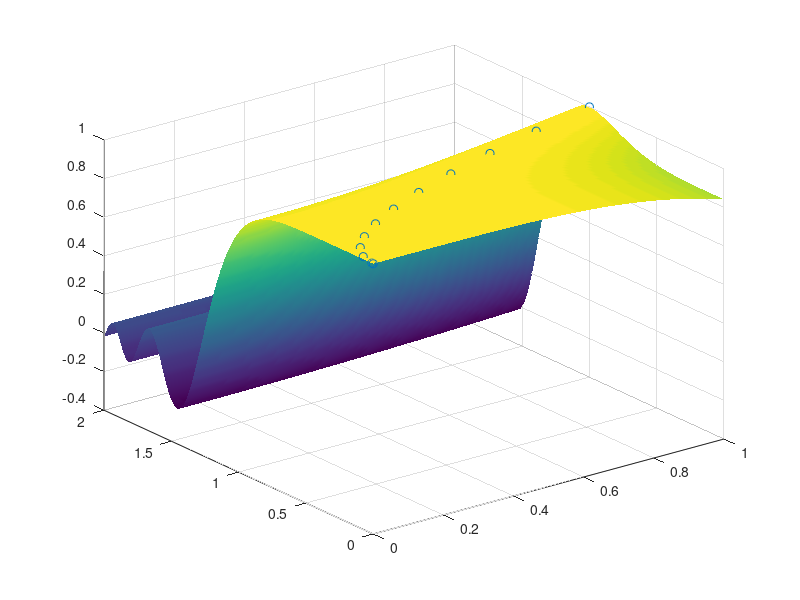

Write the MATLAB code that produced this figure.
%plot([1 0 2], [1, 5, 3], 'o--', 'Linewidth', 2, 'Color', [1,0,1])
%hold on

x = linspace(1,3);
f = @(x) sin(x) .* exp(sqrt(x));
plot(x, f(x))

x2 = linspace(0,2*pi);
g = @(x) [cos(x); sin(x)];
gg = g(x2);
plot(gg(1, :), gg(2, :))

x3 = linspace(0, 10*pi);
h = @(x) [cos(x); sin(x); x];
hh = h(x3);
plot3(hh(1, :), hh(2, :), hh(3, :))

x4 = linspace(0, 1);
y4 = linspace(0, 1);
[xx, yy] = ndgrid(x4, y4);
k = @(x, y) (x.^2 + y.^2)./(1 + x + y);
surf(xx, yy, k(xx, yy))
shading interp



r = linspace(1, 2);
phi = linspace(0, 10*pi);
[rr, pphi] = ndgrid(r, phi);

z = @(r, phi) r.*phi;
zz = z(rr, pphi);

tocartx = @(r, phi) r.*cos(phi);
tocarty = @(r, phi) r.*sin(phi);
x = tocartx(rr, pphi);
y = tocarty(rr, pphi);

surf(x, y, zz);
shading interp




f = @(x, y) sin(x.^2 - y.^4) ./ (x.^2 - y.^4);
[x, y] = ndgrid(0:0.01:1, 0:0.01:2);
ff = f(x, y);
surf(x, y, ff);

hold on
ff(isnan(ff)) = 1;
surf(x, y, ff);
shading interp

ma = ff == max(max(ff))
xma = x(ma)
yma = y(ma)
scatter3(xma, yma, ff(ma));





